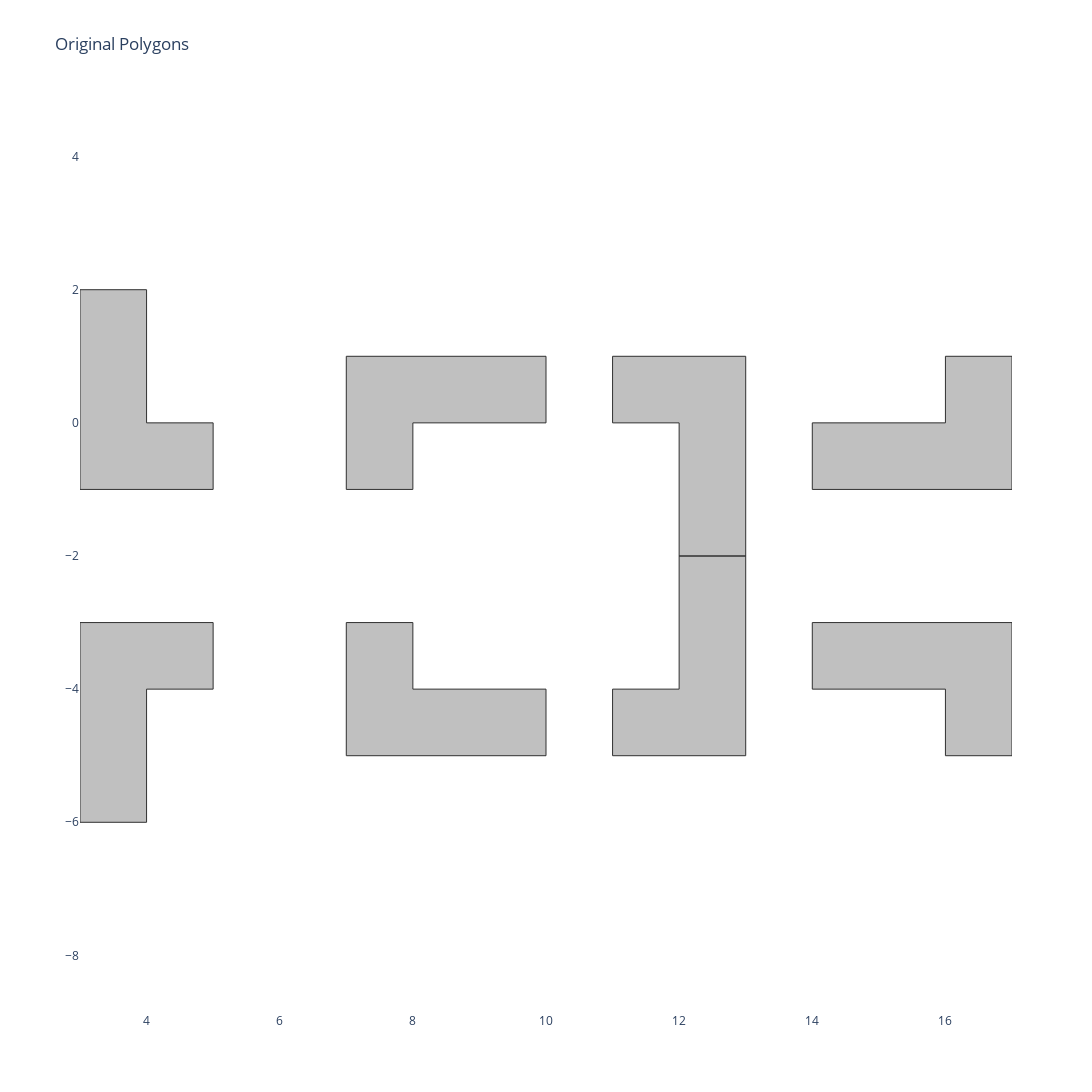

Here is the notebook cell this chart was saved with:
### Code cell
import numpy as np
from polygon import *

l = np.array([(0,0), (1,0), (1,-1), (-1,-1), (-1,2), (0,2)])

offsets = [(4,0), (8,0),(12,0), (16,0), (4,-4), (8,-4), (12,-4), (16,-4)]
polygons = [
    transform(l, t) + o for t, o in enumerate(offsets)
]

plot_polygons([(p, "rgba(48,48,48,1.0)") for p in polygons])

### Figure 1 — Plotly figure (JSON) as saved in the notebook; plotly's stock layout.template omitted (floating-point values rounded to 4 significant figures)
{"data": [{"fill": "toself", "fillcolor": "rgba(48,48,48,0.3)", "line": {"color": "rgba(48,48,48,1.0)", "width": 1}, "mode": "lines", "name": "Polygon 0 / 0", "type": "scatter", "x": [4, 5, 5, 3, 3, 4, 4], "y": [0, 0, -1, -1, 2, 2, 0]}, {"fill": "toself", "fillcolor": "rgba(48,48,48,0.3)", "line": {"color": "rgba(48,48,48,1.0)", "width": 1}, "mode": "lines", "name": "Polygon 1 / 0", "type": "scatter", "x": [8, 8, 7, 7, 10, 10, 8], "y": [0, -1, -1, 1, 1, 0, 0]}, {"fill": "toself", "fillcolor": "rgba(48,48,48,0.3)", "line": {"color": "rgba(48,48,48,1.0)", "width": 1}, "mode": "lines", "name": "Polygon 2 / 0", "type": "scatter", "x": [12, 11, 11, 13, 13, 12, 12], "y": [0, 0, 1, 1, -2, -2, 0]}, {"fill": "toself", "fillcolor": "rgba(48,48,48,0.3)", "line": {"color": "rgba(48,48,48,1.0)", "width": 1}, "mode": "lines", "name": "Polygon 3 / 0", "type": "scatter", "x": [16, 16, 17, 17, 14, 14, 16], "y": [0, 1, 1, -1, -1, 0, 0]}, {"fill": "toself", "fillcolor": "rgba(48,48,48,0.3)", "line": {"color": "rgba(48,48,48,1.0)", "width": 1}, "mode": "lines", "name": "Polygon 4 / 0", "type": "scatter", "x": [4, 5, 5, 3, 3, 4, 4], "y": [-4, -4, -3, -3, -6, -6, -4]}, {"fill": "toself", "fillcolor": "rgba(48,48,48,0.3)", "line": {"color": "rgba(48,48,48,1.0)", "width": 1}, "mode": "lines", "name": "Polygon 5 / 0", "type": "scatter", "x": [8, 8, 7, 7, 10, 10, 8], "y": [-4, -3, -3, -5, -5, -4, -4]}, {"fill": "toself", "fillcolor": "rgba(48,48,48,0.3)", "line": {"color": "rgba(48,48,48,1.0)", "width": 1}, "mode": "lines", "name": "Polygon 6 / 0", "type": "scatter", "x": [12, 11, 11, 13, 13, 12, 12], "y": [-4, -4, -5, -5, -2, -2, -4]}, {"fill": "toself", "fillcolor": "rgba(48,48,48,0.3)", "line": {"color": "rgba(48,48,48,1.0)", "width": 1}, "mode": "lines", "name": "Polygon 7 / 0", "type": "scatter", "x": [16, 16, 17, 17, 14, 14, 16], "y": [-4, -5, -5, -3, -3, -4, -4]}], "layout": {"height": 1300, "plot_bgcolor": "white", "showlegend": false, "title": {"text": "Original Polygons"}, "width": 1300, "xaxis": {"scaleanchor": "y", "showgrid": false, "zeroline": false}, "yaxis": {"scaleanchor": "x", "showgrid": false, "zeroline": false}}}
